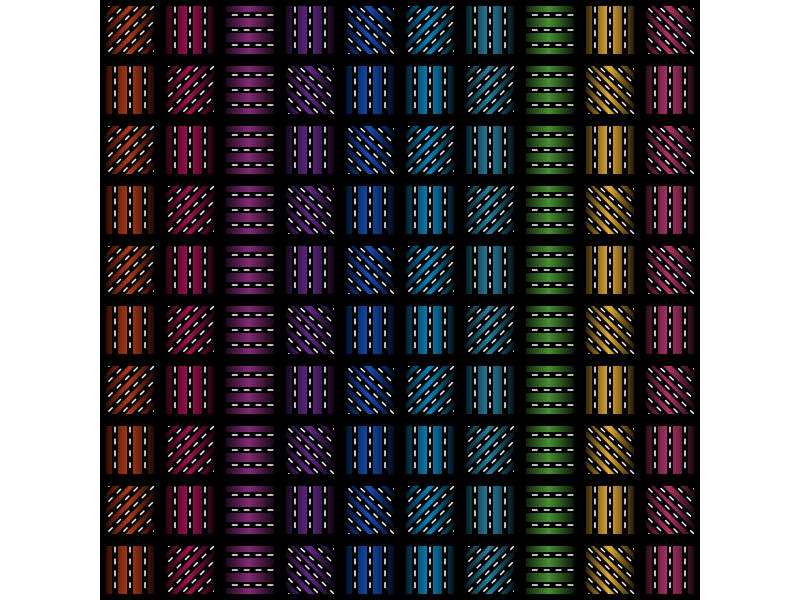

R code for this plot:
## ---- chunk 1
#=============================================================================#
#Library Load-in---------------------------------------------------------------
#=============================================================================#

library(dplyr) #Data Wrangling
library(purrr) #Iteration work
library(ggplot2) #Plotting

#=============================================================================#
#Data Set-up-------------------------------------------------------------------
#=============================================================================#

#First Set of patterns
vert1 <- tibble(x = seq(0,1, length.out = 5),
               xend = x,
               y =0,
               yend =1,
               group = "vert")

diagonal1 <- tibble(x = c(0,0,0,0,.25,.5,.75),
                   xend = c(.25,.5,.75,1,1,1,1),
                   y = c(.75, .5, .25, 0, 0,0,0),
                   yend = c(1,1,1,1,.75,.5,.25)) |>
  mutate(x = x +1,
         xend = xend +1,
         group = "diagonal_up")

horiz1 <- tibble(x = 0,
                xend = 1, 
                y = seq(0,1, length.out = 5),
                yend = y) |>
  mutate(x = x + 2,
         xend = xend + 2,
         group = "horiz")

diagonal1a <- tibble(x = c(.75,.5,.2,0,0,0,0),
                    xend = c(1,1,1,1,.75,.5,.25),
                    y = c(1,1,1,1,.75,.5,.25),
                    yend = c(.75,.5,.25,0,0,0,0)) |>
  mutate(x = x + 3,
         xend = xend + 3,
         group = "diagonal_down")

vert1a <- vert1 |>
  mutate(x = x + 4,
         xend = xend + 4)

row1_start <- rbind(vert1,diagonal1,horiz1,diagonal1a,vert1a)
row1_end <- row1_start |>
  mutate(x = x + 5,
         xend = xend + 5)

row1 <- rbind(row1_start, row1_end)

#Second set of patterns#

diagonal2 <- diagonal1 |>
  mutate(x = x - 1,
         xend = xend - 1)

vert2 <- vert1 |>
  mutate(x = x + 1,
         xend = xend + 1)

diagonal2a <- diagonal1a |>
  mutate(x = x + 1,
         xend = xend + 1)

vert2a <- vert1 |>
  mutate(x = x + 3,
         xend = xend + 3)


row2_start <- rbind(diagonal2,vert2,horiz1,vert2a,diagonal2a)
row2_end <- row2_start |>
  mutate(x = x + 5,
         xend = xend + 5)

row2 <- rbind(row2_start, row2_end)

row2 <- row2 |>
  mutate(y = y + 1,
         yend = yend + 1)

#Grid Lines#
gridlines1 <- tibble(x = seq(0,10, length = 11),
                    xend = x,
                    y = 0,
                    yend = 10)

gridlines2 <- tibble(x = 0,
                     xend = 10,
                     y = seq(0,10, length = 11),
                     yend = y)

#Final binding of patterns#
chunk <- rbind(row1, row2)

#Y scale transformations#
ytrans <- 0:4

# Final pattern data#
final_data <- map_df(ytrans, ~chunk |>
                       mutate(y = y + 2*.x,
                              yend = yend + 2*.x))

#Background colors#
background <- tibble(x = seq(0,10, length.out = 1000),
                     xend = x,
                     y = 0,
                     yend = 10,
                     color = colorRampPalette(c("#000000","#af3918","#000000", "#a21152","#000000", 
                                                "#822b75","#000000","#612884","#000000","#154baf",
                                                "#000000","#0b82b9","#000000", "#277e9d","#000000",
                                                "#488e35","#000000","#e3a934","#000000","#b2336a","#000000"))(1000),
                    group = "back")


#=============================================================================#
#Final Piece-------------------------------------------------------------------
#=============================================================================#

final_data |>
  ggplot(aes(x,y, xend = xend, yend = yend, group = group))+
  theme_void()+
  theme(plot.background = element_rect(fill = "#277e9d"))+
  geom_segment(data = background, color = background$color, 
               linewidth = 1)+
  geom_segment(color = "black", 
               linewidth = 2)+
  geom_segment(color = "white", 
               linewidth = .5, 
               linetype = 2)+
  geom_segment(data = gridlines1, aes(group = "grid1"), 
               linewidth = 4)+
  geom_segment(data = gridlines2, aes(group = "grid2"), 
               linewidth = 4)+
  coord_equal(xlim = c(0,10), 
              ylim = c(0,10), 
              expand = FALSE)
